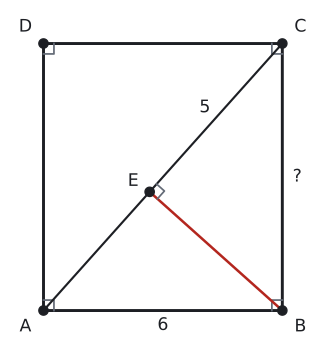

Write Python code to recreate this figure.
import sys; sys.path.insert(0, "tools")
from cizim import *

P = lambda x, y: np.array([float(x), float(y)])
uz = lambda U, V: round(float(np.linalg.norm(U - V)), 4)
def acisi(K, U, V):
    u, v = U - K, V - K
    return round(float(np.degrees(np.arccos(np.dot(u, v) / np.linalg.norm(u) / np.linalg.norm(v)))), 3)
def birim(U, V):
    t = (V - U) / np.linalg.norm(V - U); return t, np.array([-t[1], t[0]])
def ayak(Q, U, V):
    t, _ = birim(U, V); return U + np.dot(Q - U, t) * t
def yansit(Q, U, V):
    return 2 * ayak(Q, U, V) - Q
def kesisim(U1, V1, U2, V2):
    M = np.array([V1 - U1, U2 - V2]).T; s = np.linalg.solve(M, U2 - U1); return U1 + s[0] * (V1 - U1)
def cetik(U, V, n=1, renk=SOLUK, f=0.5):
    M = U + f * (V - U); t, m = birim(U, V)
    for i in range(n):
        c = M + (i - (n - 1) / 2) * 0.2 * S * t
        ax.plot(*zip(c - 0.22 * S * m, c + 0.22 * S * m), color=renk, lw=1.5)
def olcu(U, V, metin, d=0.5, renk=YAZI, fs=13, f=0.5):
    """[UV] üzerinde f oranındaki noktaya, U->V yönünün soluna d*S uzağa yazı (d < 0: sağına)."""
    M = U + f * (V - U); _, m = birim(U, V)
    ax.text(*(M + d * S * m), metin, ha="center", va="center", color=renk, fontsize=fs)
def dik_isareti(K, U, V, r=0.4):
    a_ = (U - K) / np.linalg.norm(U - K) * r * S; b_ = (V - K) / np.linalg.norm(V - K) * r * S
    ax.plot(*zip(K + a_, K + a_ + b_, K + b_), color=SOLUK, lw=1.3)
def harf(Q, metin, dx, dy, renk=YAZI, fs=13):
    ax.text(Q[0] + dx * S, Q[1] + dy * S, metin, ha="center", va="center", color=renk, fontsize=fs)
def cizgi(U, V, renk=YAZI, lw=2.2, ls="-"):
    ax.plot(*zip(U, V), color=renk, lw=lw, ls=ls)
def boya(noktalar, renk):
    ax.add_patch(patches.Polygon(noktalar, closed=True, facecolor=renk, edgecolor="none"))
def yay(K, U, V, r=0.8, renk=MAVI, n=1):
    for i in range(n): aci(ax, K, U, V, r=(r + 0.18 * i) * S, renk=renk)
def yay_yazi(K, U, V, metin, d=1.4, renk=MAVI, fs=12):
    """K köşesindeki U-K-V açısının ortasından d*S uzağa yazı."""
    u = (U - K) / np.linalg.norm(U - K); v = (V - K) / np.linalg.norm(V - K); o = (u + v) / np.linalg.norm(u + v)
    ax.text(*(K + d * S * o), metin, ha="center", va="center", color=renk, fontsize=fs)
def basla(xmin, xmax, ymin, ymax, en=5.5):
    global fig, ax
    fig, ax = sekil(en, en * (ymax - ymin) / (xmax - xmin))
    ax.set_aspect("equal"); ax.axis("off"); ax.set_xlim(xmin, xmax); ax.set_ylim(ymin, ymax)
def dortgen(A, B, C, D, dolgu=None):
    if dolgu: boya([A, B, C, D], dolgu)
    ax.plot(*zip(A, B, C, D, A), color=YAZI)
    for Q in (A, B, C, D): nokta(ax, *Q, "")
def koseler(A, B, C, D, d=0.55):
    O = (A + B + C + D) / 4
    for Q, ad in ((A, "A"), (B, "B"), (C, "C"), (D, "D")):
        y = (Q - O) / np.linalg.norm(Q - O); harf(Q, ad, d * np.sign(y[0]) * 1.1, d * np.sign(y[1]))
def dikdortgen(a, b):
    """A orijinde, [AB] yatay: A, B, C, D."""
    return P(0, 0), P(a, 0), P(a, b), P(0, b)
def dik_koseler(A, B, C, D, r=0.4):
    dik_isareti(A, B, D, r); dik_isareti(B, C, A, r); dik_isareti(C, D, B, r); dik_isareti(D, A, C, r)
def cerceve(noktalar, kenar=1.2):
    xs = [q[0] for q in noktalar]; ys = [q[1] for q in noktalar]
    return min(xs) - kenar * S, max(xs) + kenar * S, min(ys) - kenar * S, max(ys) + kenar * S

# Alıştırma 5: |AB| = 6, [BE] ⊥ [AC], |EC| = 5 -> |AE| = 4, |AC| = 9, |BC| = 3√5.
a, b = 6, np.sqrt(45)
A, B, C, D = dikdortgen(a, b); E = ayak(B, A, C)
S = 6 / 8
print("AB", uz(A, B), "AE", uz(A, E), "EC", uz(E, C), "AC", uz(A, C), "BC", uz(B, C), 3 * np.sqrt(5))
basla(*cerceve([A, B, C, D], 1.2), en=4.2)
dortgen(A, B, C, D); koseler(A, B, C, D); dik_koseler(A, B, C, D, 0.35)
cizgi(A, C, YAZI, 1.6); cizgi(B, E, KIRMIZI, 1.9); dik_isareti(E, B, C, 0.35)
nokta(ax, *E, ""); harf(E, "E", -0.55, 0.35)
olcu(A, B, "6", -0.5); olcu(E, C, "5", 0.5); olcu(B, C, "?", -0.5)
kaydet(fig, __file__)
